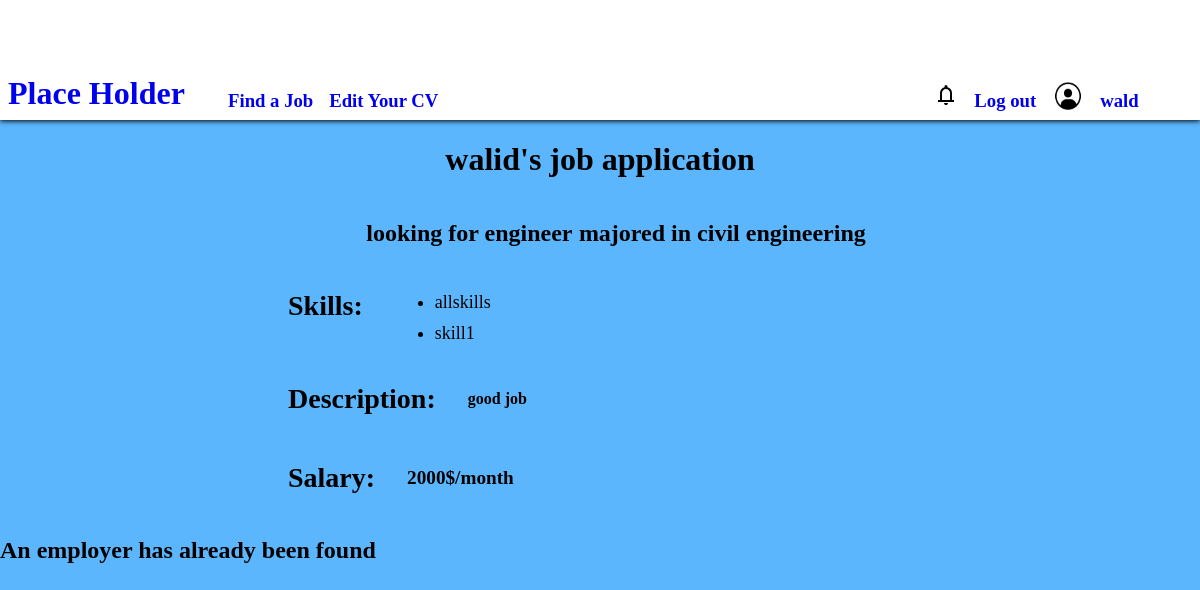
Screenshot of /user/walid (signed in) with the database file from the repository.
### employment/models.py (models this page shows)
class User(AbstractUser):
    profile_pic = models.ImageField(upload_to='', default='default.png')
    employee = models.BooleanField(default=False)
    employer = models.BooleanField(default=False)
    has_CV = models.BooleanField(default=False)
    has_job = models.BooleanField(default=False)
    CV_requests = models.ManyToManyField("self",)
    job_requests = models.ManyToManyField("self",)
    working = models.ManyToManyField("self", null=True, blank=True)

class Job(models.Model):
    person = models.ForeignKey(User, on_delete=models.CASCADE)
    skills = models.CharField(max_length=100)
    description = models.CharField(max_length=1000)
    salary = models.CharField(max_length=64, default="0")
    job = models.CharField(max_length=64, default="engineer")
    major = models.CharField(max_length=64, default="chemical engineering")
    is_active = models.BooleanField(default=True)

### employment/views.py (the view)
# urls.py: path("user/<str:user>", views.profile, name="profile"),
def profile(request, user):
    user = User.objects.get(username=user)
    try:
        cv = CV.objects.get(person=user)
    except:
        job = Job.objects.get(person=user)
        return render(request, "employment/com_profile.html", {
            "job": job
        })
    return render(request, "employment/profile.html", {
        "cv": cv,
    })

### employment/templatetags/extras.py (called while the page is built)
def skill(value):
    all_skills = value.split(",")
    return all_skills

### employment/templates/employment/com_profile.html
{% extends "employment/layout.html" %}
{% load extras %}
{% block body %}
<h1 class="home">{{job.person.username}}'s job application</h1>
<div class="home"><h2 id="p_job">looking for {{job.job}}</h2>
<h2>majored in {{job.major}}</h2></div>
<div id="all_search">
    <h2 id="p_skill">Skills:</h2>
    <ul>
    {% for skill in job.skills|skill %}
        <li class="p_skills">{{skill}}</li>
    {% endfor %}
    </ul>
</div>
<div id="all_search">
    <h2 id="p_skill">Description: </h2>
    <h4 class="p_edu">{{job.description}}</h4>
</div>
<div id="all_search">
    <h2 id="p_skill">Salary: </h2>
    <h4 id="sal" class="p_edu">{{job.salary}}$/month</h4>
</div>
{% if job.is_active %}
    {% if user.employee %}
        {% if job.person in request.user.job_requests.all %}
        <button data-id="{{job.person.username}}" id='recruit'>Already applied for {{job.person.username}}'s job</button>
        {% else %}
        <button data-id="{{job.person.username}}" id='recruit'>Apply for {{job.person.username}}'s job</button>
        {% endif %}
    {% endif %}
{% else %}
<h2>An employer has already been found</h2>
{% endif %}
{% endblock body %}

### employment/templates/employment/layout.html (shortened to what this page needs)
{% load static %}
<!DOCTYPE html>
<html id="html" lang="en">
<head>
    <link href="{% static 'employment/styles.css' %}" rel="stylesheet">
</head>
<body>
    <div id="navbar">
        <h1 id="title"><a href="{% url "index" %}">Place Holder</a></h1>
        {% if user.employer %}
            {% if user.has_job %}
            <h3 class="nav_items"><a href="{% url 'filter_CV' %}">Find employees</a></h3>
            <h3 class="nav_items"><a href="{% url "edit_job" %}">Edit your Job</a></h3>
            {% else %}
            <h3 class="nav_items"><a href="{% url 'filter_CV' %}">Find employees</a></h3>
            <h3 class="nav_items"><a href="{% url "create_job" %}">Create a Job</a></h3>
            {% endif %}
        {% else %}
        <h3 class="nav_items"><a href="{% url "alljobs" %}">Find a Job</a></h3>
            {% if user.has_CV %}
            <h3 class="nav_items"><a href="{% url "edit_CV" %}">Edit Your CV</a></h3>
            {% else %}
            <h3 class="nav_items"><a href="{% url "create_CV" %}">Create Your CV</a></h3>
            {% endif %}
        {% endif %}
        <div id="log_in">
            {% if user.employer or user.employee %}
            {% if user.employer %}
                {% if user.job_requests.all %}
                <h3 id="svg" class="nav-items"><a href="{% url "notification" %}"><svg xmlns="http://www.w3.org/2000/svg" height="24" viewBox="0 -960 960 960" width="24"><path d="M80-560q0-100 44.5-183.5T244-882l47 64q-60 44-95.5 111T160-560H80Zm720 0q0-80-35.5-147T669-818l47-64q75 55 119.5 138.5T880-560h-80ZM160-200v-80h80v-280q0-83 50-147.5T420-792v-28q0-25 17.5-42.5T480-880q25 0 42.5 17.5T540-820v28q80 20 130 84.5T720-560v280h80v80H160Zm320-300Zm0 420q-33 0-56.5-23.5T400-160h160q0 33-23.5 56.5T480-80ZM320-280h320v-280q0-66-47-113t-113-47q-66 0-113 47t-47 113v280Z"/></svg></a></h3>
                {% else %}
                <h3 class="nav_items"><a href="{% url "notification" %}"><svg xmlns="http://www.w3.org/2000/svg" height="24" viewBox="0 -960 960 960" width="24"><path d="M160-200v-80h80v-280q0-83 50-147.5T420-792v-28q0-25 17.5-42.5T480-880q25 0 42.5 17.5T540-820v28q80 20 130 84.5T720-560v280h80v80H160Zm320-300Zm0 420q-33 0-56.5-23.5T400-160h160q0 33-23.5 56.5T480-80ZM320-280h320v-280q0-66-47-113t-113-47q-66 0-113 47t-47 113v280Z"/></svg></a></h3>
                {% endif %}
            {% else %}
                {% if user.CV_requests.all %}
                <h3 id="svg" class="nav-items"><a href="{% url "notification" %}"><svg xmlns="http://www.w3.org/2000/svg" height="24" viewBox="0 -960 960 960" width="24"><path d="M80-560q0-100 44.5-183.5T244-882l47 64q-60 44-95.5 111T160-560H80Zm720 0q0-80-35.5-147T669-818l47-64q75 55 119.5 138.5T880-560h-80ZM160-200v-80h80v-280q0-83 50-147.5T420-792v-28q0-25 17.5-42.5T480-880q25 0 42.5 17.5T540-820v28q80 20 130 84.5T720-560v280h80v80H160Zm320-300Zm0 420q-33 0-56.5-23.5T400-160h160q0 33-23.5 56.5T480-80ZM320-280h320v-280q0-66-47-113t-113-47q-66 0-113 47t-47 113v280Z"/></svg></a></h3>
                {% else %}
                <h3 class="nav_items"><a href="{% url "notification" %}"></a></h3>
                {% endif %}
            {% endif %}
            <h3 class="nav_items"><a href="{% url "logout" %}">Log out</a></h3>
            <h3 class="nav_items"><img id="profile_pic" src="{{user.profile_pic.url}}" alt="profile picture"></h3>
            <h3 class="nav_items"><a href="{% url "profile" user.username %}">{{user.username}}</a></h3>
            {% else %}
            <h3 class="nav_items"><a href="{% url 'login' %}">Log In</a></h3>
            <h3 class="nav_items"><a href="{% url 'register' %}">Register</a></h3>
            <h3 class="nav_items"><a href="{% url 'emp_register' %}">For Employers</a></h3>
            {% endif %}
        </div>
    </div>
    <div id="body">
        {% block body %}{% endblock body %}
    </div>
</body>
</html>

### employment/static/employment/styles.css (style rules this page uses)
body, html { margin: 0; padding: 0; border: 0; width: 100%; height:100%; background-color: #5cb6fd; font-family: Cambria, Cochin, Georgia, Times, 'Times New Roman', serif; overflow: auto; }
#navbar { box-shadow: 0 1px 5px black; width: 100vw; height: 15%; background-color: white; display: flex; }
#title { margin: 0; margin-left: 0.5rem; margin-right: 2rem; margin-bottom: 0.5rem; display: flex; flex-wrap: wrap; justify-content: flex-end; flex-direction: column; }
.nav_items { display: flex; align-items: flex-end; margin: 0; margin-bottom: 0.5rem; margin-left: 0.7rem; margin-right: 0.3rem; }
#log_in { display: flex; position:relative; left: 30rem; }
#profile_pic { width:2rem; height:2rem; }
a { text-decoration: none; }
#body { height: 85%; }
.home { display: flex; flex-direction: row; justify-content: center; align-items: center; }
#all_search { display:flex; }
#p_job { margin-left: 2rem; margin-right: 0.4rem; }
#p_skill { display: flex; margin-left: 18rem; margin-right: 2rem; font-size: 28px; }
.p_skills { margin-top: 0.6rem; font-size:large; }
.p_edu { display: flex; align-items: center; }
#sal { font-size: larger; }

### rows the page displays
User: profile_pic (placeholder picture), username "wald"
Job: person.username "walid", job "engineer", major "civil engineering", description "good job", salary "2000"

### other values shown
{{ skill }} "allskills" "skill1"
